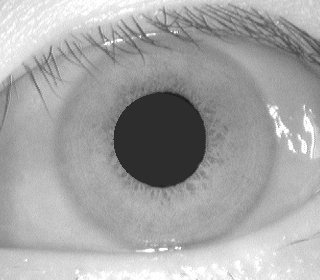
#> input picture Datasets/CASIA Iris Image Database (version 1.0)/051/1/051_1_1.bmp, 320 x 280 px; its folder holds only this picture in this run
$ jupyter execute Iris2.ipynb
#> lines starting #> are read from the running program, lines starting #| are printed output that depends on the picture; after the words box and inside, x2 and y2 are one past the last pixel; in counts of white or black regions, pixels touching at a corner belong together
[cell 1]
# coding: utf-8

import cv2
import numpy as np
import glob
import math
from scipy.spatial import distance
from sklearn.discriminant_analysis import LinearDiscriminantAnalysis as LDA
import matplotlib.pyplot as plt
import pandas as pd
from sklearn import metrics

def IrisLocalization(images):
    #convert image to a color image
    target = [cv2.cvtColor(img, cv2.COLOR_BGR2GRAY) for img in images]
    boundary=[] #initialize empty list that will eventually contain all the images with boundaries
    centers=[] #initialize empty list that will contain the centers of the boundary circles
    for img in target:

        draw_img=img

        # remove noise by blurring the image
        blur = cv2.bilateralFilter(img, 9,75,75)
        img=blur

        #estimate the center of pupil
        horizontalProjection = np.mean(img,0);
        verticalProjection = np.mean(img,1);
        center_x=horizontalProjection.argmin()
        center_y=verticalProjection.argmin()

        #recalculate of pupil by concentrating on a 120X120 area
        centrecrop_x = img[center_x-60:center_x+60]
        centrecrop_y = img[center_y-60:center_y+60]
        horizontalProjection = np.mean(centrecrop_y,0);
        verticalProjection = np.mean(centrecrop_x,0);
        crop_center_x=horizontalProjection.argmin()
        crop_center_y=verticalProjection.argmin()

        cimg=img.copy()
        cv2.circle(cimg,(crop_center_x,crop_center_y),1,(255,0,0),2)

        #apply Canny edge detector on the masked image
        maskimage = cv2.inRange(img, 0, 70)
        output = cv2.bitwise_and(img, maskimage)
        edged = cv2.Canny(output, 100, 220)

        # Apply Hough transform to find potential boundaries of pupil
        circles = cv2.HoughCircles(edged, cv2.HOUGH_GRADIENT, 10, 100)

        #define the center of the pupil
        a = (crop_center_x,crop_center_y)

        out = img.copy()
        min_dst=math.inf
        for i in circles[0]:
            #find the circle whose center is closest to the approx center found above
            b=(i[0],i[1])
            dst = distance.euclidean(a, b)
            if dst<min_dst:
                min_dst=dst
                k=i

        #draw the inner boundary
        cv2.circle(draw_img,  (int(k[0]), int(k[1])), int(k[2]), (255, 0, 0), 3)

        pupil=circles[0][0]
        radius_pupil = int(k[2])

        #draw the outer boundary, which is approximately found to be at a distance 53 from the inner boundary
        cv2.circle(draw_img,  (int(k[0]), int(k[1])), int(radius_pupil+53), (255, 0, 0), 3)
        boundary.append(draw_img)
        centers.append([k[0],k[1],k[2]])
    return boundary,centers

[cell 2]
# coding: utf-8
import cv2
import numpy as np
import glob
import math
from scipy.spatial import distance
from sklearn.discriminant_analysis import LinearDiscriminantAnalysis as LDA
import matplotlib.pyplot as plt
import pandas as pd
from sklearn import metrics

def IrisNormalization(boundary,centers):
    target = [img for img in boundary]
    normalized=[]
    cent=0
    for img in target:
        #load pupil centers and radius of inner circles
        center_x = centers[cent][0]
        center_y = centers[cent][1]
        radius_pupil=int(centers[cent][2])

        iris_radius = 53 # width of space between inner and outer boundary

        #define equally spaced interval to iterate over
        nsamples = 360
        samples = np.linspace(0,2*np.pi, nsamples)[:-1]
        polar = np.zeros((iris_radius, nsamples))
        for r in range(iris_radius):
            for theta in samples:
                #get x and y for values on inner boundary
                x = (r+radius_pupil)*np.cos(theta)+center_x
                y = (r+radius_pupil)*np.sin(theta)+center_y
                x=int(x)
                y=int(y)
                try:
                #convert coordinates
                    polar[r][int((theta*nsamples)/(2*np.pi))] = img[y][x]
                except IndexError: #ignores values which lie out of bounds
                    pass
                continue
        res = cv2.resize(polar,(512,64))
        normalized.append(res)
        cent+=1
    return normalized #returns a list of 64x512 normalized images

[cell 3]
# coding: utf-8

import cv2
import numpy as np
import glob
import math
from scipy.spatial import distance
from sklearn.discriminant_analysis import LinearDiscriminantAnalysis as LDA
import matplotlib.pyplot as plt
import pandas as pd
from sklearn import metrics

#Equalizes the histogram of the image
def ImageEnhancement(normalized):
    enhanced=[]
    for res in normalized:
        res = res.astype(np.uint8)
        im=cv2.equalizeHist(res)
        enhanced.append(im)
    return enhanced

[cell 4]
import cv2
import numpy as np
import glob
import math
import scipy
from scipy.spatial import distance
from scipy import signal
from sklearn.discriminant_analysis import LinearDiscriminantAnalysis as LDA
import matplotlib.pyplot as plt
import pandas as pd
from sklearn import metrics


#modulating function as defined in paper
def m(x ,y, f):
    val = np.cos(2*np.pi*f*math.sqrt(x **2 + y**2))
    return val
#spatial filter as defined in paper
def gabor(x, y, dx, dy, f):
    gb = (1/(2*math.pi*dx*dy))*np.exp(-0.5*(x**2 / dx**2 + y**2 / dy**2)) * m(x, y, f)
    return gb

#function to calculate spatial filter over 8x8 blocks
def spatial(f,dx,dy):
    sfilter=np.zeros((8,8))
    for i in range(8):
        for j in range(8):
            sfilter[i,j]=gabor((-4+j),(-4+i),dx,dy,f)
    return sfilter

def get_vec(convolvedtrain1,convolvedtrain2):
    feature_vec=[]
    for i in range(6):
            for j in range(64):
                #Run 8 by 8 filtered block iteratively over the entire image
                start_height = i*8
                end_height = start_height+8
                start_wid = j*8
                end_wid = start_wid+8
                grid1 = convolvedtrain1[start_height:end_height, start_wid:end_wid]
                grid2 = convolvedtrain2[start_height:end_height, start_wid:end_wid]

                # Channel 1
                absolute = np.absolute(grid1)
                # mean
                mean = np.mean(absolute)
                feature_vec.append(mean)
                #deviation
                std = np.mean(np.absolute(absolute-mean))
                feature_vec.append(std)

                # Channel 2
                absolute = np.absolute(grid2)
                # mean
                mean = np.mean(absolute)
                feature_vec.append(mean)
                #deviation
                std = np.mean(np.absolute(absolute-mean))
                feature_vec.append(std)

    return feature_vec

def FeatureExtraction(enhanced):
    con1=[]
    con2=[]
    #get spatial filters
    filter1=spatial(0.67,3,1.5)
    filter2=spatial(0.67,4,1.5)

    feature_vector=[]

    for i in range(len(enhanced)):
        img=enhanced[i]
        #define a 48x512 region over which the filters are applied
        img_roi=img[:48,:]

        filtered1=scipy.signal.convolve2d(img_roi,filter1,mode='same')
        filtered2=scipy.signal.convolve2d(img_roi,filter2,mode='same')

        con1.append(filtered1)
        con2.append(filtered2)
        fv=get_vec(filtered1,filtered2)
        feature_vector.append(fv)
    return feature_vector #each feature vector has a dimension of 1536

[cell 5]
from math import *
from decimal import Decimal
from scipy.spatial import distance

def nth_root(value, n_root):

    root_value = 1/float(n_root)
    return round (Decimal(value) ** Decimal(root_value),3)
def square_rooted(x):

    return round(sqrt(sum([a*a for a in x])),3)

def IrisMatching(feature_vector_train,feature_vector_test):
    eu_dist=[]
    mh_dist=[]
    mk_dist=[]
    cos_dist=[]
    can_dist=[]
    for test in feature_vector_test:
        y=test
        for train in feature_vector_train:
            x=train
            #print(len(x))
            eu_dist.append(sqrt(sum(pow(a-b,2) for a, b in zip(x, y))))
            mh_dist.append(sum(abs(a-b) for a,b in zip(x,y)))
            mk_dist.append(nth_root(sum(pow(abs(a-b),3) for a,b in zip(x, y)),3))
            numerator = sum(a*b for a,b in zip(x,y))
            denominator = square_rooted(x)*square_rooted(y)
            cos_dist.append(round(numerator/float(denominator),3))
            can_dist.append(distance.canberra(x,y))
    return eu_dist,mh_dist,mk_dist,cos_dist,can_dist

[cell 6]
# coding: utf-8

import cv2
import numpy as np
import glob
import math
import scipy
from scipy.spatial import distance
from statistics import mean
from scipy import signal
from sklearn.discriminant_analysis import LinearDiscriminantAnalysis as LDA
import matplotlib.pyplot as plt
import pandas as pd
from sklearn import metrics
import warnings
warnings.filterwarnings("ignore")

'''TRAINING'''
#reading the training images from the CASIA dataset

images_train = [cv2.imread(file) for file in sorted(glob.glob('D:/College/BE project/Dataset/CASIA Iris Image Database (version 1.0)/051/1/*.bmp'))]
#> images_train = 1 item

#running Localization, Normalization,Enhancement and Feature Extraction on all the training images
boundary_train,centers_train=IrisLocalization(images_train)
#> the loop in IrisLocalization, `for img in target: ` made 1 pass
#> (center_x, center_y, crop_center_x, crop_center_y, circles, radius_pupil) on pass 1: (165, 121, 168, 164, [[165, 145, 50], [255, 235, 177]], 50)
#> pass 1, in IrisLocalization, `centrecrop_y = img[center_y-60:center_y+60]`:
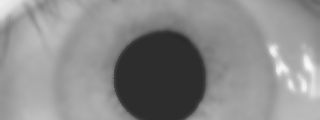
#> centrecrop_y: shape (120, 320); min 41, max 251, mean 138.8
#> after the loop in IrisLocalization, `for img in target:`:
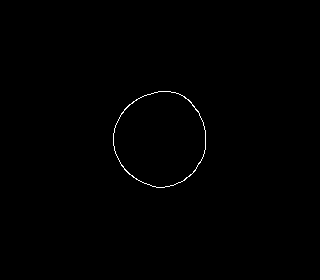
#> edged: shape (280, 320); 0.34% white in thin lines or dots, all inside (x1, y1, x2, y2) = (113, 91, 206, 188)
#> after the loop in IrisLocalization, `for img in target:`:
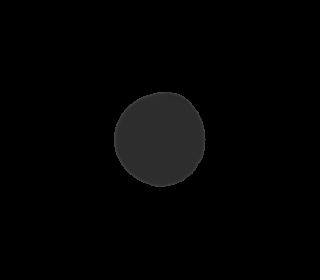
#> output: shape (280, 320); min 0, max 70, mean 3.5
#> after the loop in IrisLocalization, `for img in target:`: centers = [[165, 145, 50]]; k = [165, 145, 50]
#> boundary_train = 1 item; centers_train = [[165, 145, 50]]
normalized_train=IrisNormalization(boundary_train,centers_train)
#> in IrisNormalization, `target = [img for img in boundary]`: target = 1 item
#> the loop in IrisNormalization, `for img in target:` made 1 pass
#> (center_x, center_y, radius_pupil, iris_radius, nsamples, cent) on pass 1: (165, 145, 50, 53, 360, 1)
#> after the loop in IrisNormalization, `for img in target:`:
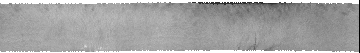
#> polar: shape (53, 360) float64; min 0, max 255, mean 164
#> after the loop in IrisNormalization, `for img in target:`: cent = 1; normalized = 1 item
#> normalized_train = 1 item
enhanced_train=ImageEnhancement(normalized_train)
#> the loop in ImageEnhancement, `for res in normalized:` made 1 pass
#> pass 1, in ImageEnhancement, `im=cv2.equalizeHist(res)`:
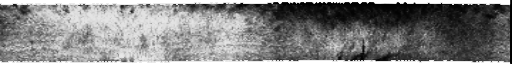
#> im: shape (64, 512); min 0, max 255, mean 130.1
#> enhanced_train = 1 item
feature_vector_train=FeatureExtraction(enhanced_train)
#> the loop in FeatureExtraction, `for i in range(len(enhanced)):` made 1 pass
#> feature_vector_train = 1 item
print("Training data processed.")

#print(images_train)

#TESTING
#reading the testing images from the CASIA dataset
images_test = [cv2.imread(file) for file in sorted(glob.glob('D:/College/BE project/Dataset/CASIA Iris Image Database (version 1.0)/016/2/*.bmp'))]
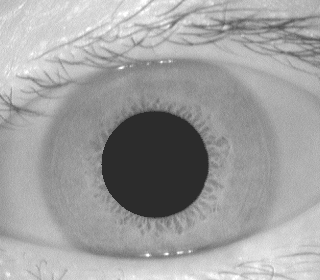
#> input picture Datasets/Iris final dataset - Copy/002/2/002_2_3.bmp, 320 x 280 px
#> images_test = 1 item
#running Localization, Normalization,Enhancement and Feature Extraction on all the testing images
boundary_test,centers_test=IrisLocalization(images_test)
#> the loop in IrisLocalization (call 2), `for img in target: ` made 1 pass
#> (center_x, center_y, crop_center_x, crop_center_y, pupil, radius_pupil) on pass 1: (157, 155, 154, 154, [155, 165, 51], 51)
#> pass 1, in IrisLocalization (call 2), `centrecrop_x = img[center_x-60:center_x+60]`:
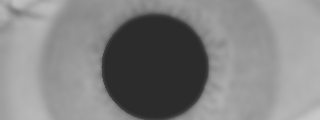
#> centrecrop_x: shape (120, 320); min 44, max 200, mean 131.1
#> after the loop in IrisLocalization (call 2), `for img in target:`:
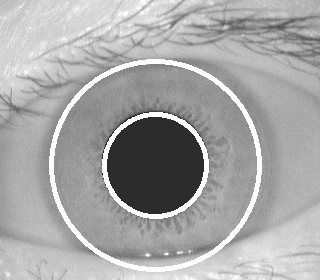
#> draw_img: shape (280, 320); min 40, max 255, mean 166.8
#> after the loop in IrisLocalization (call 2), `for img in target:`:
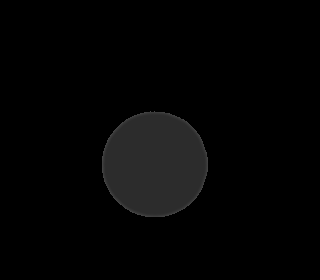
#> output: shape (280, 320); min 0, max 70, mean 4.5
#> after the loop in IrisLocalization (call 2), `for img in target:`: centers = [[155, 165, 51]]; k = [155, 165, 51]
#> boundary_test = 1 item; centers_test = [[155, 165, 51]]
normalized_test=IrisNormalization(boundary_test,centers_test)
#> the loop in IrisNormalization (call 2), `for img in target:` made 1 pass
#> (center_x, center_y, radius_pupil, iris_radius, nsamples, cent) on pass 1: (155, 165, 51, 53, 360, 1)
#> pass 1, in IrisNormalization (call 2), `res = cv2.resize(polar,(512,64))`:
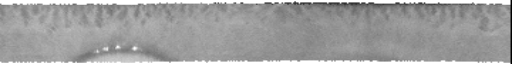
#> res: shape (64, 512) float64; min 0, max 255, mean 159.5
#> after the loop in IrisNormalization (call 2), `for img in target:`: cent = 1
#> (the rest of the program and of its run is left out)
